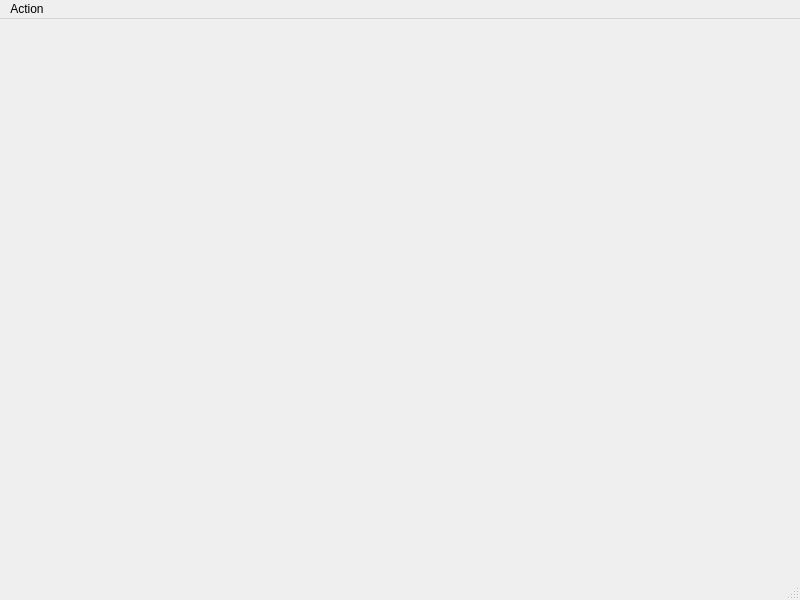
<?xml version="1.0" encoding="UTF-8"?>
<ui version="4.0">
 <class>Window</class>
 <widget class="QMainWindow" name="Window">
  <property name="geometry">
   <rect>
    <x>0</x>
    <y>0</y>
    <width>800</width>
    <height>600</height>
   </rect>
  </property>
  <property name="windowTitle">
   <string>MainWindow</string>
  </property>
  <widget class="QWidget" name="centralwidget"/>
  <widget class="QMenuBar" name="menubar">
   <property name="geometry">
    <rect>
     <x>0</x>
     <y>0</y>
     <width>800</width>
     <height>22</height>
    </rect>
   </property>
   <widget class="QMenu" name="menuAction">
    <property name="title">
     <string>Action</string>
    </property>
    <addaction name="do_sth"/>
   </widget>
   <addaction name="menuAction"/>
  </widget>
  <widget class="QStatusBar" name="statusbar"/>
  <action name="do_sth">
   <property name="icon">
    <iconset>
     <normaloff>:/images/new.png</normaloff>:/images/new.png</iconset>
   </property>
   <property name="text">
    <string>Do Something</string>
   </property>
  </action>
  <action name="actionOpen">
   <property name="icon">
    <iconset>
     <normaloff>:/images/open.png</normaloff>:/images/open.png</iconset>
   </property>
   <property name="text">
    <string>Open</string>
   </property>
  </action>
  <action name="actionSave">
   <property name="icon">
    <iconset>
     <normaloff>:/images/save.png</normaloff>:/images/save.png</iconset>
   </property>
   <property name="text">
    <string>Save</string>
   </property>
  </action>
 </widget>
 <resources/>
 <connections/>
</ui>
